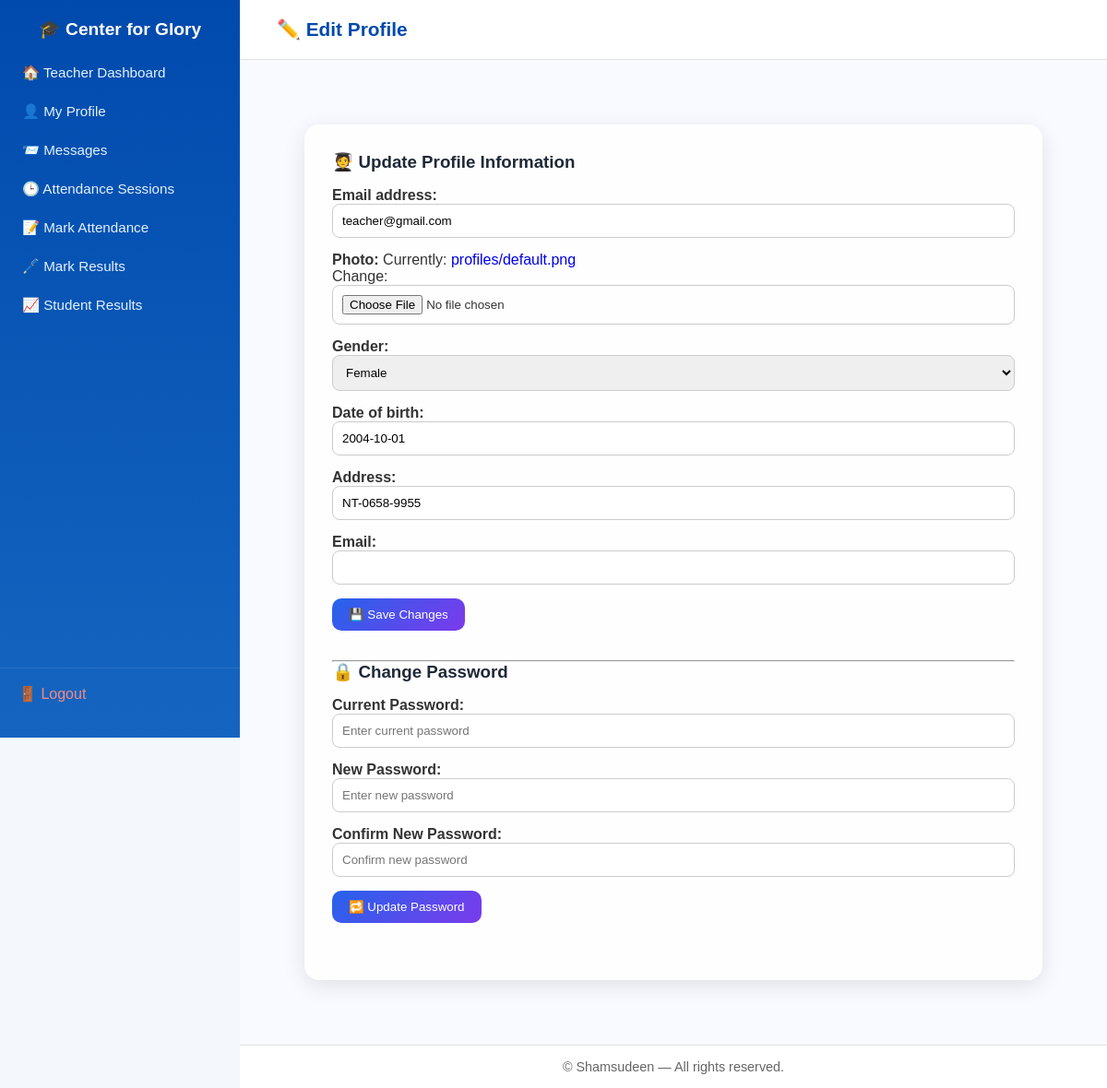
Screenshot of /accounts/edit-profile/ (signed in) with the database file from the repository.
### accounts/models.py (models this page shows, shortened)
class CustomUser(AbstractUser):
    class Roles(models.TextChoices):
        SUPER_ADMIN = "super_admin", _("Super Administrator")
        ADMIN = "admin", _("Administrator / Principal")
        TEACHER = "teacher", _("Teacher")
        STUDENT = "student", _("Student")
        ACCOUNTANT = "accountant", _("Accountant")
        PARENT = "parent", _("Parent / Guardian")
    username = models.CharField(max_length=150, unique=True)
    email = models.EmailField(unique=True)
    role = models.CharField(max_length=20, choices=Roles.choices, default=Roles.STUDENT)
    phone_number = models.CharField(
        max_length=15,
        validators=[RegexValidator(r"^\+?\d{9,15}$", "Enter a valid phone number.")],
        blank=True,
        null=True,
    )
    is_verified = models.BooleanField(default=False)
    USERNAME_FIELD = "username"
    REQUIRED_FIELDS = ["email"]

class BaseProfile(models.Model):
    user = models.OneToOneField(CustomUser, on_delete=models.CASCADE, related_name="%(class)s_profile")
    date_of_birth = models.DateField(blank=True, null=True)
    gender = models.CharField(
        max_length=10,
        choices=[("Male", "Male"), ("Female", "Female")],
        blank=True,
    )
    address = models.CharField(max_length=255, blank=True)
    photo = models.ImageField(upload_to="profiles/", default="profiles/default.png")
    class Meta:
        abstract = True

class Teacher(BaseProfile):
    staff_id = models.CharField(max_length=20, unique=True)
    qualification = models.CharField(max_length=100, blank=True)
    department = models.CharField(max_length=100, blank=True)
    hire_date = models.DateField(blank=True, null=True)

### accounts/views.py (the view)
# urls.py: path('edit-profile/', views.edit_profile, name='edit_profile'),
@login_required
def edit_profile(request):
    user = request.user
    role_model_map = {
        "student": Student,
        "teacher": Teacher,
        "admin": Admin,
        "accountant": Accountant,
        "parent": Parent,
    }
    model = role_model_map.get(user.role)
    profile = None
    if model:
        profile, _ = model.objects.get_or_create(user=user)
    if request.method == "POST":
        profile_form = ProfileUpdateForm(request.POST, request.FILES, instance=profile)
        email_form = UserEmailForm(request.POST, instance=user)
        password_form = CustomPasswordChangeForm(user, request.POST)
        if "update_profile" in request.POST:
            if profile_form.is_valid() and email_form.is_valid():
                email_form.save()
                profile_form.save()
                messages.success(request, "✅ Profile updated successfully!")
                return redirect("edit_profile")
        elif "change_password" in request.POST:
            if password_form.is_valid():
                user = password_form.save()
                update_session_auth_hash(request, user)
                messages.success(request, "🔒 Password changed successfully!")
                return redirect("edit_profile")
            else:
                messages.error(request, "⚠️ Please correct the password errors below.")
    else:
        profile_form = ProfileUpdateForm(instance=profile)
        email_form = UserEmailForm(instance=user)
        password_form = CustomPasswordChangeForm(user)
    context = {
        "profile_form": profile_form,
        "email_form": email_form,
        "password_form": password_form,
    }
    return render(request, "accounts/edit_profile.html", context)

### accounts/forms.py
class ProfileUpdateForm(forms.ModelForm):
    email = forms.EmailField(required=True)
    class Meta:
        model = BaseProfile
        fields = ['photo', 'gender', 'date_of_birth', 'address']  # add others if needed

class UserEmailForm(forms.ModelForm):
    class Meta:
        model = User
        fields = ['email']
        widgets = {
            'email': forms.EmailInput(attrs={'class': 'form-control', 'placeholder': 'Email'}),
        }

### templates/accounts/edit_profile.html (shortened to what this page needs)
{% extends "accounts/base_dashboard.html" %}
{% load static %}
{% block header %}✏️ Edit Profile{% endblock %}
{% block content %}
<div class="edit-container">
  <div class="edit-section">
    <h3>🧑‍🎓 Update Profile Information</h3>
    <form method="POST" enctype="multipart/form-data">
      {{ email_form.as_p }}
      {{ profile_form.as_p }}
      <button type="submit" name="update_profile">💾 Save Changes</button>
    </form>
  </div>
  <hr>
  <div class="edit-section">
    <h3>🔒 Change Password</h3>
    <form method="POST">
      {{ password_form.as_p }}
      <button type="submit" name="change_password">🔁 Update Password</button>
    </form>
  </div>
</div>
{% endblock %}

### templates/accounts/edit_profile.html (style rules this page uses)
.edit-container { max-width: 800px; margin: 30px auto; padding: 30px; background: rgba(255,255,255,0.9); border-radius: 16px; box-shadow: 0 6px 25px rgba(0,0,0,0.1); }
.edit-section { margin-bottom: 2rem; }
form label { font-weight: 600; }
input, select, textarea { width: 100%; padding: 10px; margin-bottom: 15px; border: 1px solid #ccc; border-radius: 8px; }
button { background: linear-gradient(135deg, #2563eb, #7c3aed); color: white; border: none; padding: 10px 18px; border-radius: 10px; cursor: pointer; transition: 0.3s; }
h3 { margin-bottom: 1rem; color: #1f2937; }

### rows the page displays
CustomUser: email "teacher@gmail.com"
Teacher: gender "Female", date_of_birth "2004-10-01", address "NT-0658-9955"
